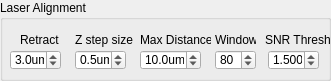
     <widget class="QGroupBox" name="groupBox_11">
      <property name="geometry">
       <rect>
        <x>270</x>
        <y>150</y>
        <width>331</width>
        <height>81</height>
       </rect>
      </property>
      <property name="title">
       <string>Laser Alignment</string>
      </property>
      <widget class="QDoubleSpinBox" name="LaserCutter_Z_stage_steps_doubleSpinBox">
       <property name="geometry">
        <rect>
         <x>75</x>
         <y>50</y>
         <width>51</width>
         <height>20</height>
        </rect>
       </property>
       <property name="suffix">
        <string>um</string>
       </property>
       <property name="decimals">
        <number>1</number>
       </property>
       <property name="minimum">
        <double>0.000000000000000</double>
       </property>
       <property name="maximum">
        <double>10.000000000000000</double>
       </property>
       <property name="singleStep">
        <double>0.050000000000000</double>
       </property>
       <property name="value">
        <double>0.500000000000000</double>
       </property>
      </widget>
      <widget class="QLabel" name="label_34">
       <property name="geometry">
        <rect>
         <x>75</x>
         <y>30</y>
         <width>71</width>
         <height>20</height>
        </rect>
       </property>
       <property name="text">
        <string>Z step size</string>
       </property>
      </widget>
      <widget class="QLabel" name="label_35">
       <property name="geometry">
        <rect>
         <x>20</x>
         <y>30</y>
         <width>91</width>
         <height>20</height>
        </rect>
       </property>
       <property name="text">
        <string>Retract </string>
       </property>
      </widget>
      <widget class="QLabel" name="label_36">
       <property name="geometry">
        <rect>
         <x>140</x>
         <y>30</y>
         <width>71</width>
         <height>20</height>
        </rect>
       </property>
       <property name="text">
        <string>Max Distance</string>
       </property>
      </widget>
      <widget class="QDoubleSpinBox" name="LaserCutter_Z_stageRetract_doubleSpinBox">
       <property name="geometry">
        <rect>
         <x>10</x>
         <y>50</y>
         <width>51</width>
         <height>20</height>
        </rect>
       </property>
       <property name="suffix">
        <string>um</string>
       </property>
       <property name="decimals">
        <number>1</number>
       </property>
       <property name="minimum">
        <double>0.000000000000000</double>
       </property>
       <property name="maximum">
        <double>100.000000000000000</double>
       </property>
       <property name="singleStep">
        <double>0.500000000000000</double>
       </property>
       <property name="value">
        <double>3.000000000000000</double>
       </property>
      </widget>
      <widget class="QDoubleSpinBox" name="LaserCutter_Z_stageMaxDistance_doubleSpinBox">
       <property name="geometry">
        <rect>
         <x>140</x>
         <y>50</y>
         <width>61</width>
         <height>20</height>
        </rect>
       </property>
       <property name="suffix">
        <string>um</string>
       </property>
       <property name="decimals">
        <number>1</number>
       </property>
       <property name="minimum">
        <double>1.000000000000000</double>
       </property>
       <property name="maximum">
        <double>200.000000000000000</double>
       </property>
       <property name="singleStep">
        <double>0.500000000000000</double>
       </property>
       <property name="value">
        <double>10.000000000000000</double>
       </property>
      </widget>
      <widget class="QDoubleSpinBox" name="LaserCutter_LaserPositionWindow_doubleSpinBox">
       <property name="geometry">
        <rect>
         <x>215</x>
         <y>50</y>
         <width>41</width>
         <height>20</height>
        </rect>
       </property>
       <property name="suffix">
        <string/>
       </property>
       <property name="decimals">
        <number>0</number>
       </property>
       <property name="minimum">
        <double>1.000000000000000</double>
       </property>
       <property name="maximum">
        <double>960.000000000000000</double>
       </property>
       <property name="value">
        <double>80.000000000000000</double>
       </property>
      </widget>
      <widget class="QDoubleSpinBox" name="LaserCutter_Threshold_doubleSpinBox">
       <property name="geometry">
        <rect>
         <x>268</x>
         <y>50</y>
         <width>51</width>
         <height>20</height>
        </rect>
       </property>
       <property name="suffix">
        <string/>
       </property>
       <property name="decimals">
        <number>3</number>
       </property>
       <property name="minimum">
        <double>1.000000000000000</double>
       </property>
       <property name="maximum">
        <double>20.000000000000000</double>
       </property>
       <property name="singleStep">
        <double>0.100000000000000</double>
       </property>
       <property name="value">
        <double>1.500000000000000</double>
       </property>
      </widget>
      <widget class="QLabel" name="label_37">
       <property name="geometry">
        <rect>
         <x>265</x>
         <y>30</y>
         <width>71</width>
         <height>20</height>
        </rect>
       </property>
       <property name="text">
        <string>SNR Thresh</string>
       </property>
      </widget>
      <widget class="QLabel" name="label_122">
       <property name="geometry">
        <rect>
         <x>215</x>
         <y>30</y>
         <width>41</width>
         <height>20</height>
        </rect>
       </property>
       <property name="text">
        <string>Window</string>
       </property>
      </widget>
     </widget>
